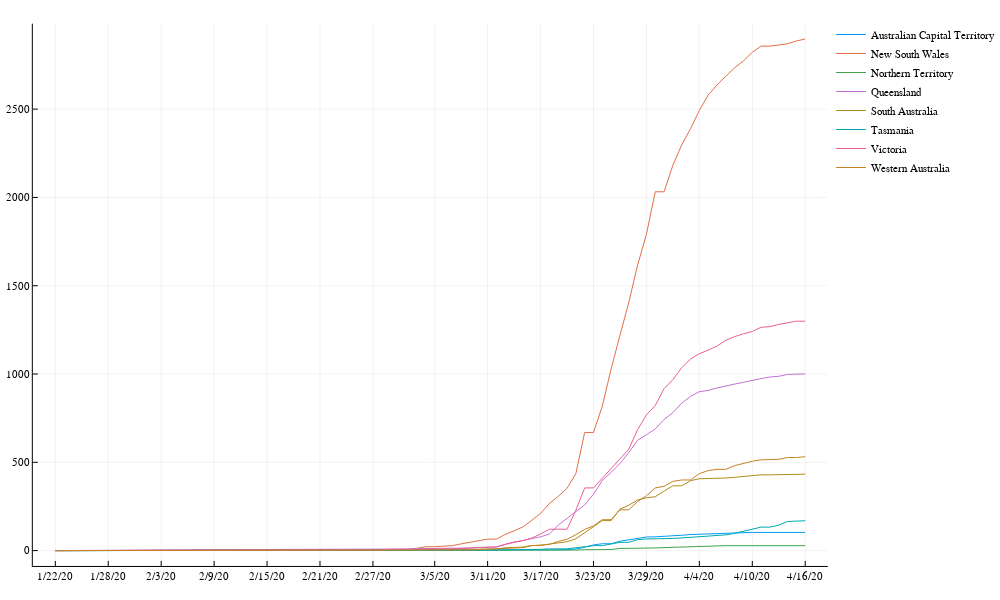

Notebook code cell kept with this figure:
### Code cell
plot(ddays,z,label=allstates,size=(1000,600))

### Figure 1 — Plotly figure (JSON) as saved in the notebook; plotly's stock layout.template omitted (floating-point values rounded to 4 significant figures)
{"data": [{"colorbar": {"title": ""}, "legendgroup": "Australian Capital Territory", "line": {"color": "rgba(0, 154, 250, 1.000)", "dash": "solid", "shape": "linear", "width": 1}, "mode": "lines", "name": "Australian Capital Territory", "showlegend": true, "type": "scatter", "x": [0.5, 1.5, 2.5, 3.5, 4.5, 5.5, 6.5, 7.5, 8.5, 9.5, 10.5, 11.5, 12.5, 13.5, 14.5, 15.5, 16.5, 17.5, 18.5, 19.5, 20.5, 21.5, 22.5, 23.5, 24.5, 25.5, 26.5, 27.5, 28.5, 29.5, 30.5, 31.5, 32.5, 33.5, 34.5, 35.5, 36.5, 37.5, 38.5, 39.5, 40.5, 41.5, 42.5, 43.5, 44.5, 45.5, 46.5, 47.5, 48.5, 49.5, 50.5, 51.5, 52.5, 53.5, 54.5, 55.5, 56.5, 57.5, 58.5, 59.5, 60.5, 61.5, 62.5, 63.5, 64.5, 65.5, 66.5, 67.5, 68.5, 69.5, 70.5, 71.5, 72.5, 73.5, 74.5, 75.5, 76.5, 77.5, 78.5, 79.5, 80.5, 81.5, 82.5, 83.5, 84.5, 85.5], "xaxis": "x1", "y": [0, 0, 0, 0, 0, 0, 0, 0, 0, 0, 0, 0, 0, 0, 0, 0, 0, 0, 0, 0, 0, 0, 0, 0, 0, 0, 0, 0, 0, 0, 0, 0, 0, 0, 0, 0, 0, 0, 0, 0, 0, 0, 0, 0, 0, 0, 0, 0, 0, 0, 0, 1, 1, 1, 2, 2, 3, 4, 6, 9, 19, 32, 39, 39, 53, 62, 71, 77, 78, 80, 84, 87, 91, 93, 96, 96, 96, 99, 100, 103, 103, 103, 102, 103, 103, 103], "yaxis": "y1", "zmax": null, "zmin": null}, {"colorbar": {"title": ""}, "legendgroup": "New South Wales", "line": {"color": "rgba(227, 111, 71, 1.000)", "dash": "solid", "shape": "linear", "width": 1}, "mode": "lines", "name": "New South Wales", "showlegend": true, "type": "scatter", "x": [0.5, 1.5, 2.5, 3.5, 4.5, 5.5, 6.5, 7.5, 8.5, 9.5, 10.5, 11.5, 12.5, 13.5, 14.5, 15.5, 16.5, 17.5, 18.5, 19.5, 20.5, 21.5, 22.5, 23.5, 24.5, 25.5, 26.5, 27.5, 28.5, 29.5, 30.5, 31.5, 32.5, 33.5, 34.5, 35.5, 36.5, 37.5, 38.5, 39.5, 40.5, 41.5, 42.5, 43.5, 44.5, 45.5, 46.5, 47.5, 48.5, 49.5, 50.5, 51.5, 52.5, 53.5, 54.5, 55.5, 56.5, 57.5, 58.5, 59.5, 60.5, 61.5, 62.5, 63.5, 64.5, 65.5, 66.5, 67.5, 68.5, 69.5, 70.5, 71.5, 72.5, 73.5, 74.5, 75.5, 76.5, 77.5, 78.5, 79.5, 80.5, 81.5, 82.5, 83.5, 84.5, 85.5], "xaxis": "x1", "y": [0, 0, 0, 0, 3, 4, 4, 4, 4, 4, 4, 4, 4, 4, 4, 4, 4, 4, 4, 4, 4, 4, 4, 4, 4, 4, 4, 4, 4, 4, 4, 4, 4, 4, 4, 4, 4, 4, 4, 6, 6, 13, 22, 22, 26, 28, 38, 48, 55, 65, 65, 92, 112, 134, 171, 210, 267, 307, 353, 436, 669, 669, 818, 1029, 1219, 1405, 1617, 1791, 2032, 2032, 2182, 2298, 2389, 2493, 2580, 2637, 2686, 2734, 2773, 2822, 2857, 2857, 2863, 2870, 2886, 2897], "yaxis": "y1", "zmax": null, "zmin": null}, {"colorbar": {"title": ""}, "legendgroup": "Northern Territory", "line": {"color": "rgba(62, 164, 78, 1.000)", "dash": "solid", "shape": "linear", "width": 1}, "mode": "lines", "name": "Northern Territory", "showlegend": true, "type": "scatter", "x": [0.5, 1.5, 2.5, 3.5, 4.5, 5.5, 6.5, 7.5, 8.5, 9.5, 10.5, 11.5, 12.5, 13.5, 14.5, 15.5, 16.5, 17.5, 18.5, 19.5, 20.5, 21.5, 22.5, 23.5, 24.5, 25.5, 26.5, 27.5, 28.5, 29.5, 30.5, 31.5, 32.5, 33.5, 34.5, 35.5, 36.5, 37.5, 38.5, 39.5, 40.5, 41.5, 42.5, 43.5, 44.5, 45.5, 46.5, 47.5, 48.5, 49.5, 50.5, 51.5, 52.5, 53.5, 54.5, 55.5, 56.5, 57.5, 58.5, 59.5, 60.5, 61.5, 62.5, 63.5, 64.5, 65.5, 66.5, 67.5, 68.5, 69.5, 70.5, 71.5, 72.5, 73.5, 74.5, 75.5, 76.5, 77.5, 78.5, 79.5, 80.5, 81.5, 82.5, 83.5, 84.5, 85.5], "xaxis": "x1", "y": [0, 0, 0, 0, 0, 0, 0, 0, 0, 0, 0, 0, 0, 0, 0, 0, 0, 0, 0, 0, 0, 0, 0, 0, 0, 0, 0, 0, 0, 0, 0, 0, 0, 0, 0, 0, 0, 0, 0, 0, 0, 0, 1, 1, 0, 0, 0, 0, 1, 1, 1, 1, 1, 1, 1, 1, 1, 1, 3, 3, 5, 5, 6, 6, 12, 12, 15, 15, 15, 17, 19, 21, 22, 26, 27, 28, 28, 28, 28, 28, 28, 28, 28, 28, 28, 28], "yaxis": "y1", "zmax": null, "zmin": null}, {"colorbar": {"title": ""}, "legendgroup": "Queensland", "line": {"color": "rgba(195, 113, 210, 1.000)", "dash": "solid", "shape": "linear", "width": 1}, "mode": "lines", "name": "Queensland", "showlegend": true, "type": "scatter", "x": [0.5, 1.5, 2.5, 3.5, 4.5, 5.5, 6.5, 7.5, 8.5, 9.5, 10.5, 11.5, 12.5, 13.5, 14.5, 15.5, 16.5, 17.5, 18.5, 19.5, 20.5, 21.5, 22.5, 23.5, 24.5, 25.5, 26.5, 27.5, 28.5, 29.5, 30.5, 31.5, 32.5, 33.5, 34.5, 35.5, 36.5, 37.5, 38.5, 39.5, 40.5, 41.5, 42.5, 43.5, 44.5, 45.5, 46.5, 47.5, 48.5, 49.5, 50.5, 51.5, 52.5, 53.5, 54.5, 55.5, 56.5, 57.5, 58.5, 59.5, 60.5, 61.5, 62.5, 63.5, 64.5, 65.5, 66.5, 67.5, 68.5, 69.5, 70.5, 71.5, 72.5, 73.5, 74.5, 75.5, 76.5, 77.5, 78.5, 79.5, 80.5, 81.5, 82.5, 83.5, 84.5, 85.5], "xaxis": "x1", "y": [0, 0, 0, 0, 0, 0, 0, 1, 3, 2, 3, 2, 2, 3, 3, 4, 5, 5, 5, 5, 5, 5, 5, 5, 5, 5, 5, 5, 5, 5, 5, 5, 5, 5, 5, 5, 5, 5, 9, 9, 9, 11, 11, 13, 13, 13, 15, 15, 18, 20, 20, 35, 46, 61, 68, 78, 94, 144, 184, 221, 259, 319, 397, 443, 493, 555, 625, 656, 689, 743, 781, 835, 873, 900, 907, 921, 934, 943, 953, 965, 974, 983, 987, 998, 999, 1001], "yaxis": "y1", "zmax": null, "zmin": null}, {"colorbar": {"title": ""}, "legendgroup": "South Australia", "line": {"color": "rgba(172, 142, 24, 1.000)", "dash": "solid", "shape": "linear", "width": 1}, "mode": "lines", "name": "South Australia", "showlegend": true, "type": "scatter", "x": [0.5, 1.5, 2.5, 3.5, 4.5, 5.5, 6.5, 7.5, 8.5, 9.5, 10.5, 11.5, 12.5, 13.5, 14.5, 15.5, 16.5, 17.5, 18.5, 19.5, 20.5, 21.5, 22.5, 23.5, 24.5, 25.5, 26.5, 27.5, 28.5, 29.5, 30.5, 31.5, 32.5, 33.5, 34.5, 35.5, 36.5, 37.5, 38.5, 39.5, 40.5, 41.5, 42.5, 43.5, 44.5, 45.5, 46.5, 47.5, 48.5, 49.5, 50.5, 51.5, 52.5, 53.5, 54.5, 55.5, 56.5, 57.5, 58.5, 59.5, 60.5, 61.5, 62.5, 63.5, 64.5, 65.5, 66.5, 67.5, 68.5, 69.5, 70.5, 71.5, 72.5, 73.5, 74.5, 75.5, 76.5, 77.5, 78.5, 79.5, 80.5, 81.5, 82.5, 83.5, 84.5, 85.5], "xaxis": "x1", "y": [0, 0, 0, 0, 0, 0, 0, 0, 0, 0, 1, 2, 2, 2, 2, 2, 2, 2, 2, 2, 2, 2, 2, 2, 2, 2, 2, 2, 2, 2, 2, 2, 2, 2, 2, 2, 2, 2, 3, 3, 3, 3, 5, 5, 7, 7, 7, 7, 7, 9, 9, 16, 19, 20, 29, 29, 37, 42, 50, 67, 100, 134, 170, 170, 235, 257, 287, 299, 305, 337, 367, 367, 396, 407, 407, 411, 411, 415, 420, 428, 429, 429, 429, 433, 433, 433], "yaxis": "y1", "zmax": null, "zmin": null}, {"colorbar": {"title": ""}, "legendgroup": "Tasmania", "line": {"color": "rgba(0, 170, 174, 1.000)", "dash": "solid", "shape": "linear", "width": 1}, "mode": "lines", "name": "Tasmania", "showlegend": true, "type": "scatter", "x": [0.5, 1.5, 2.5, 3.5, 4.5, 5.5, 6.5, 7.5, 8.5, 9.5, 10.5, 11.5, 12.5, 13.5, 14.5, 15.5, 16.5, 17.5, 18.5, 19.5, 20.5, 21.5, 22.5, 23.5, 24.5, 25.5, 26.5, 27.5, 28.5, 29.5, 30.5, 31.5, 32.5, 33.5, 34.5, 35.5, 36.5, 37.5, 38.5, 39.5, 40.5, 41.5, 42.5, 43.5, 44.5, 45.5, 46.5, 47.5, 48.5, 49.5, 50.5, 51.5, 52.5, 53.5, 54.5, 55.5, 56.5, 57.5, 58.5, 59.5, 60.5, 61.5, 62.5, 63.5, 64.5, 65.5, 66.5, 67.5, 68.5, 69.5, 70.5, 71.5, 72.5, 73.5, 74.5, 75.5, 76.5, 77.5, 78.5, 79.5, 80.5, 81.5, 82.5, 83.5, 84.5, 85.5], "xaxis": "x1", "y": [0, 0, 0, 0, 0, 0, 0, 0, 0, 0, 0, 0, 0, 0, 0, 0, 0, 0, 0, 0, 0, 0, 0, 0, 0, 0, 0, 0, 0, 0, 0, 0, 0, 0, 0, 0, 0, 0, 0, 0, 1, 1, 1, 1, 1, 1, 2, 2, 2, 3, 3, 5, 5, 6, 7, 7, 10, 10, 10, 16, 22, 28, 28, 36, 47, 47, 62, 66, 66, 69, 69, 72, 74, 80, 82, 86, 89, 98, 111, 122, 133, 133, 144, 165, 165, 169], "yaxis": "y1", "zmax": null, "zmin": null}, {"colorbar": {"title": ""}, "legendgroup": "Victoria", "line": {"color": "rgba(237, 94, 147, 1.000)", "dash": "solid", "shape": "linear", "width": 1}, "mode": "lines", "name": "Victoria", "showlegend": true, "type": "scatter", "x": [0.5, 1.5, 2.5, 3.5, 4.5, 5.5, 6.5, 7.5, 8.5, 9.5, 10.5, 11.5, 12.5, 13.5, 14.5, 15.5, 16.5, 17.5, 18.5, 19.5, 20.5, 21.5, 22.5, 23.5, 24.5, 25.5, 26.5, 27.5, 28.5, 29.5, 30.5, 31.5, 32.5, 33.5, 34.5, 35.5, 36.5, 37.5, 38.5, 39.5, 40.5, 41.5, 42.5, 43.5, 44.5, 45.5, 46.5, 47.5, 48.5, 49.5, 50.5, 51.5, 52.5, 53.5, 54.5, 55.5, 56.5, 57.5, 58.5, 59.5, 60.5, 61.5, 62.5, 63.5, 64.5, 65.5, 66.5, 67.5, 68.5, 69.5, 70.5, 71.5, 72.5, 73.5, 74.5, 75.5, 76.5, 77.5, 78.5, 79.5, 80.5, 81.5, 82.5, 83.5, 84.5, 85.5], "xaxis": "x1", "y": [0, 0, 0, 0, 1, 1, 1, 1, 2, 3, 4, 4, 4, 4, 4, 4, 4, 4, 4, 4, 4, 4, 4, 4, 4, 4, 4, 4, 4, 4, 4, 4, 4, 4, 4, 4, 4, 4, 7, 7, 9, 9, 10, 10, 10, 11, 11, 15, 18, 21, 21, 36, 49, 57, 71, 94, 121, 121, 121, 229, 355, 355, 411, 466, 520, 574, 685, 769, 821, 917, 968, 1036, 1085, 1115, 1135, 1158, 1191, 1212, 1228, 1241, 1265, 1268, 1281, 1291, 1299, 1299], "yaxis": "y1", "zmax": null, "zmin": null}, {"colorbar": {"title": ""}, "legendgroup": "Western Australia", "line": {"color": "rgba(198, 130, 37, 1.000)", "dash": "solid", "shape": "linear", "width": 1}, "mode": "lines", "name": "Western Australia", "showlegend": true, "type": "scatter", "x": [0.5, 1.5, 2.5, 3.5, 4.5, 5.5, 6.5, 7.5, 8.5, 9.5, 10.5, 11.5, 12.5, 13.5, 14.5, 15.5, 16.5, 17.5, 18.5, 19.5, 20.5, 21.5, 22.5, 23.5, 24.5, 25.5, 26.5, 27.5, 28.5, 29.5, 30.5, 31.5, 32.5, 33.5, 34.5, 35.5, 36.5, 37.5, 38.5, 39.5, 40.5, 41.5, 42.5, 43.5, 44.5, 45.5, 46.5, 47.5, 48.5, 49.5, 50.5, 51.5, 52.5, 53.5, 54.5, 55.5, 56.5, 57.5, 58.5, 59.5, 60.5, 61.5, 62.5, 63.5, 64.5, 65.5, 66.5, 67.5, 68.5, 69.5, 70.5, 71.5, 72.5, 73.5, 74.5, 75.5, 76.5, 77.5, 78.5, 79.5, 80.5, 81.5, 82.5, 83.5, 84.5, 85.5], "xaxis": "x1", "y": [0, 0, 0, 0, 0, 0, 0, 0, 0, 0, 0, 0, 0, 0, 0, 0, 0, 0, 0, 0, 0, 0, 0, 0, 0, 0, 0, 0, 0, 0, 0, 0, 0, 0, 0, 0, 0, 0, 2, 2, 2, 2, 2, 3, 3, 3, 3, 4, 6, 9, 9, 14, 17, 17, 28, 31, 35, 52, 64, 90, 120, 140, 175, 175, 231, 231, 278, 311, 355, 364, 392, 400, 400, 436, 453, 460, 460, 481, 495, 506, 514, 514, 517, 527, 527, 532], "yaxis": "y1", "zmax": null, "zmin": null}], "layout": {"annotations": [], "height": 600, "legend": {"bgcolor": "rgba(255, 255, 255, 1.000)", "bordercolor": "rgba(0, 0, 0, 1.000)", "font": {"color": "rgba(0, 0, 0, 1.000)", "family": "sans-serif", "size": 11}, "tracegroupgap": 0, "x": 1, "y": 1}, "margin": {"b": 20, "l": 0, "r": 0, "t": 20}, "paper_bgcolor": "rgba(255, 255, 255, 1.000)", "plot_bgcolor": "rgba(255, 255, 255, 1.000)", "showlegend": true, "width": 1000, "xaxis": {"anchor": "y1", "domain": [0.03949, 0.9961], "gridcolor": "rgba(0, 0, 0, 0.100)", "gridwidth": 0.5, "linecolor": "rgba(0, 0, 0, 1.000)", "mirror": false, "range": [-2.05, 88.05], "showgrid": true, "showline": true, "showticklabels": true, "tickangle": 0, "tickcolor": "rgb(0, 0, 0)", "tickfont": {"color": "rgba(0, 0, 0, 1.000)", "family": "sans-serif", "size": 11}, "tickmode": "array", "ticks": "inside", "ticktext": ["1/22/20", "1/28/20", "2/3/20", "2/9/20", "2/15/20", "2/21/20", "2/27/20", "3/5/20", "3/11/20", "3/17/20", "3/23/20", "3/29/20", "4/4/20", "4/10/20", "4/16/20"], "tickvals": [0.5, 6.5, 12.5, 18.5, 24.5, 30.5, 36.5, 43.5, 49.5, 55.5, 61.5, 67.5, 73.5, 79.5, 85.5], "title": "", "titlefont": {"color": "rgba(0, 0, 0, 1.000)", "family": "sans-serif", "size": 15}, "type": "-", "visible": true, "zeroline": false, "zerolinecolor": "rgba(0, 0, 0, 1.000)"}, "yaxis": {"anchor": "x1", "domain": [0.02508, 0.9934], "gridcolor": "rgba(0, 0, 0, 0.100)", "gridwidth": 0.5, "linecolor": "rgba(0, 0, 0, 1.000)", "mirror": false, "range": [-86.91, 2984.0], "showgrid": true, "showline": true, "showticklabels": true, "tickangle": 0, "tickcolor": "rgb(0, 0, 0)", "tickfont": {"color": "rgba(0, 0, 0, 1.000)", "family": "sans-serif", "size": 11}, "tickmode": "array", "ticks": "inside", "ticktext": ["0", "500", "1000", "1500", "2000", "2500"], "tickvals": [0, 500, 1000, 1500, 2000, 2500], "title": "", "titlefont": {"color": "rgba(0, 0, 0, 1.000)", "family": "sans-serif", "size": 15}, "type": "-", "visible": true, "zeroline": false, "zerolinecolor": "rgba(0, 0, 0, 1.000)"}}}
